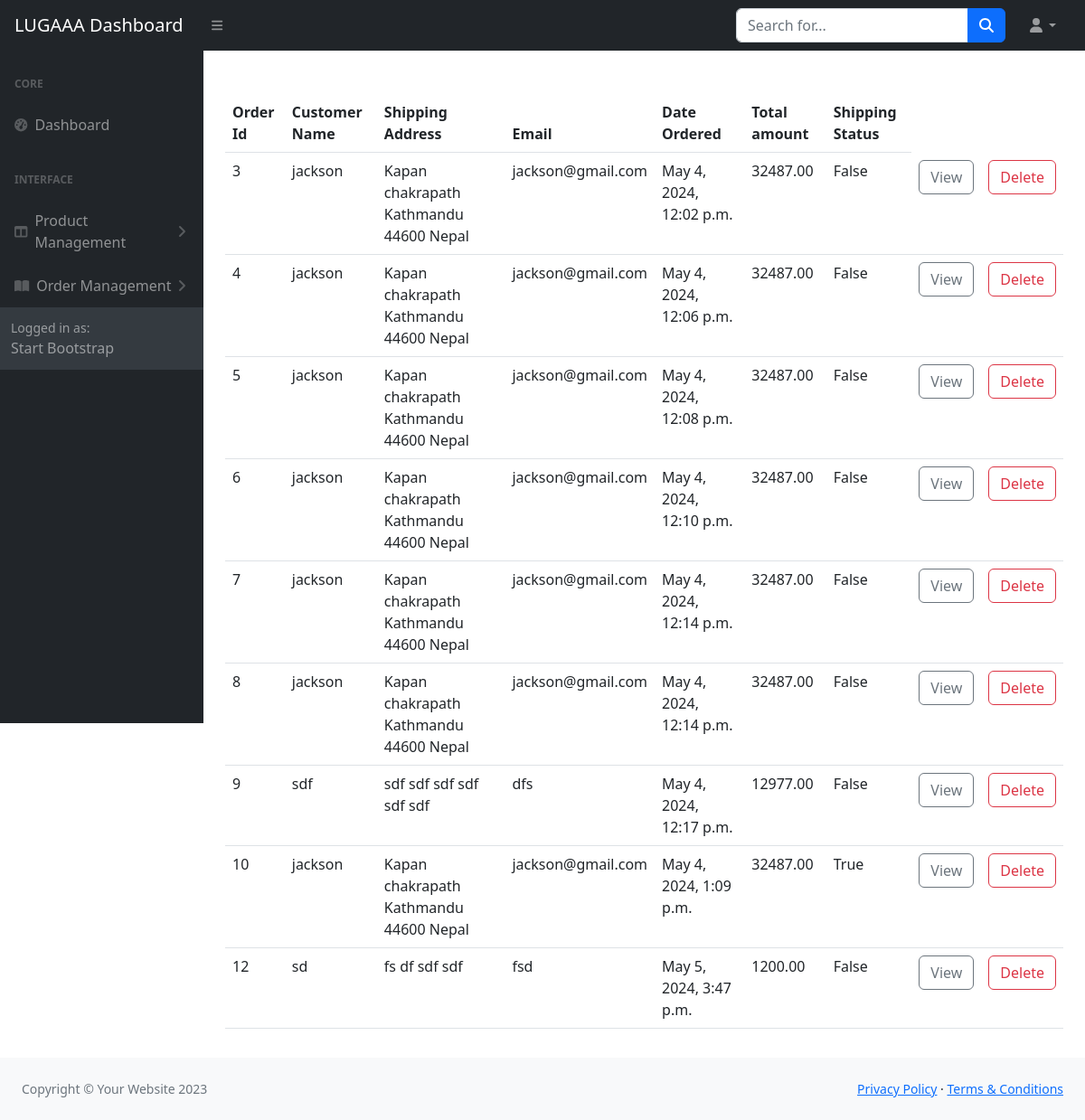
/admin_dashboard/order_list, run on an earlier commit of the app's database.
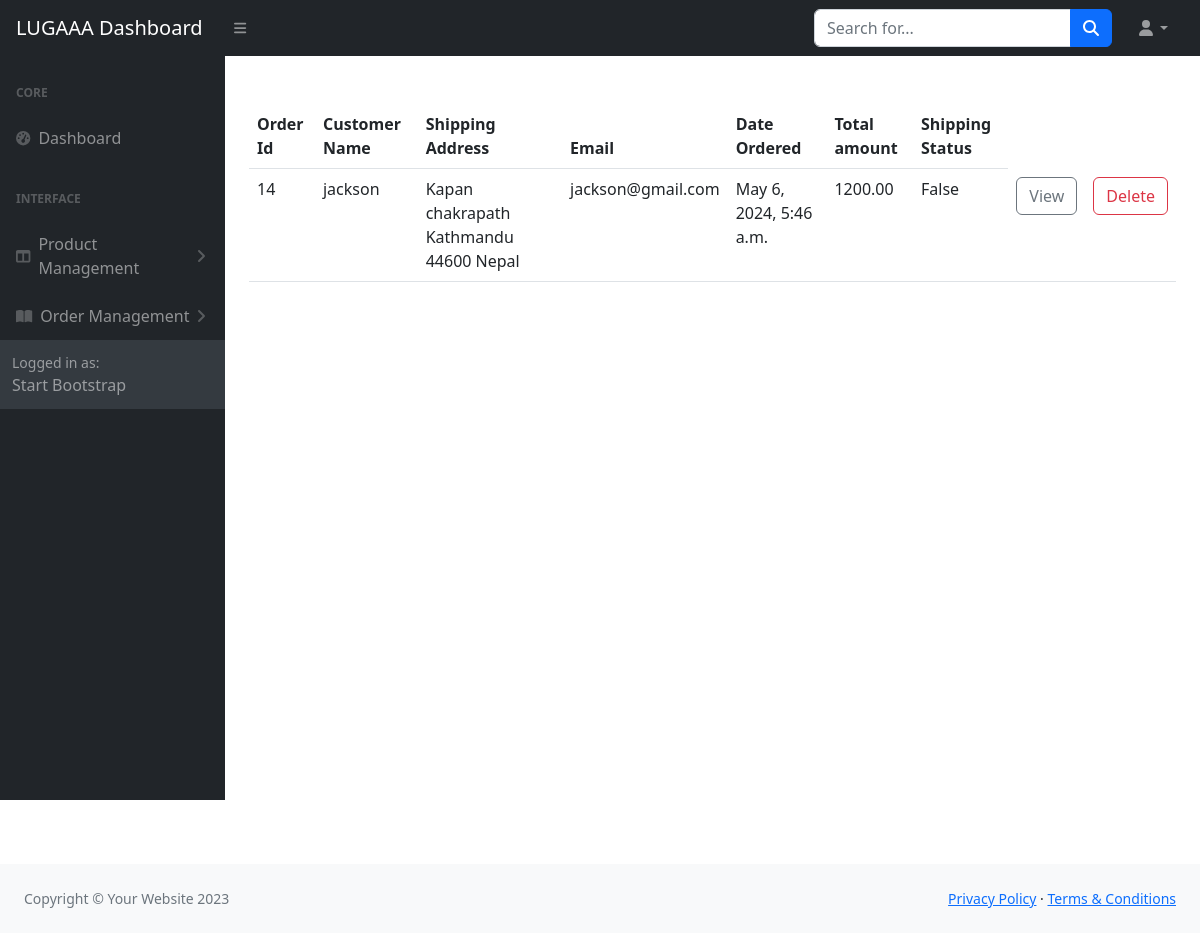
And on a later commit of the database.
### payment/models.py (models this page shows, shortened)
class Order(models.Model):
    user = models.ForeignKey(User, on_delete=models.CASCADE ,null=True, blank=True)
    fullname = models.CharField(max_length=255)
    email = models.EmailField(max_length=250)
    shipping_address= models.TextField(max_length=15000)
    amount_paid = models.DecimalField(max_digits=10, decimal_places=2)
    date_ordered = models.DateTimeField(auto_now_add=True)
    shipped = models.BooleanField(default=False)

### admin_dashboard/views.py (the view)
# urls.py: path('order_list', views.order_list, name="order_list"),
def order_list(request):
    orderList = Order.objects.all()
    return render(request, 'order_list.html', {'order_list': orderList})

### cart/context_processor.py (called while the page is built)
def cart(request):
    return {'cart': Cart(request)}

### admin_dashboard/templates/order_list.html (shortened to what this page needs)
{% extends "dashbase.html" %}
{%block content%}
{% include 'layout.html'%}
<div id="layoutSidenav_content">
    <main>
        <div class="container-fluid px-4">
  <div class="row">
    <div class="col">
      <table class="table">
        <thead>
          <tr>
            <th scope="col">Order Id</th>
            <th scope="col">Customer Name</th>
            <th scope="col">Shipping Address</th>
            <th scope="col">Email</th>
            <th scope="col">Date Ordered</th>
            <th scope="col">Total amount</th>
            <th scope="col">Shipping Status</th>
          </tr>
        </thead>
        <tbody>
          {% for order in order_list %}
          <tr>
            <td>{{ order.pk }}</td>
            <td>{{ order.fullname }}</td>
            <td>{{ order.shipping_address }}</td>
            <td>{{ order.email }}</td>
            <td>{{ order.date_ordered}}</td>
            <td>{{ order.amount_paid}}</td>
            <td>{{ order.shipped}}</td>
            <td><a href = "{% url 'order_edit' order.pk %}" class=" btn btn-outline-secondary">View </a></td>
            <td><a href="{% url 'order_delete' order.pk %}"  class=" btn btn-outline-danger">Delete</a></td>
          </tr>
          {% endfor %}
        </tbody>
      </table>
    </div>
  </div>
</div>
  </div>
</div>
{%endblock%}

What changed in the data, as far as the page shows it:
removed Order: pk "3", fullname "jackson", shipping_address "Kapan chakrapath Kathmandu 44600 Nepal", email "jackson@gmail.com", date_ordered "May 4, 2024, 12:02 p.m.", amount_paid "32487.00", shipped "False"
removed Order: pk "4", fullname "jackson", shipping_address "Kapan chakrapath Kathmandu 44600 Nepal", email "jackson@gmail.com", date_ordered "May 4, 2024, 12:06 p.m.", amount_paid "32487.00", shipped "False"
removed Order: pk "5", fullname "jackson", shipping_address "Kapan chakrapath Kathmandu 44600 Nepal", email "jackson@gmail.com", date_ordered "May 4, 2024, 12:08 p.m.", amount_paid "32487.00", shipped "False"
removed Order: pk "6", fullname "jackson", shipping_address "Kapan chakrapath Kathmandu 44600 Nepal", email "jackson@gmail.com", date_ordered "May 4, 2024, 12:10 p.m.", amount_paid "32487.00", shipped "False"
removed Order: pk "7", fullname "jackson", shipping_address "Kapan chakrapath Kathmandu 44600 Nepal", email "jackson@gmail.com", date_ordered "May 4, 2024, 12:14 p.m.", amount_paid "32487.00", shipped "False"
removed Order: pk "8", fullname "jackson", shipping_address "Kapan chakrapath Kathmandu 44600 Nepal", email "jackson@gmail.com", date_ordered "May 4, 2024, 12:14 p.m.", amount_paid "32487.00", shipped "False"
removed Order: pk "9", fullname "sdf", shipping_address "sdf sdf sdf sdf sdf sdf", email "dfs", date_ordered "May 4, 2024, 12:17 p.m.", amount_paid "12977.00", shipped "False"
removed Order: pk "10", fullname "jackson", shipping_address "Kapan chakrapath Kathmandu 44600 Nepal", email "jackson@gmail.com", date_ordered "May 4, 2024, 1:09 p.m.", amount_paid "32487.00", shipped "True"
removed Order: pk "12", fullname "sd", shipping_address "fs df sdf sdf", email "fsd", date_ordered "May 5, 2024, 3:47 p.m.", amount_paid "1200.00", shipped "False"
added Order: pk "14", fullname "jackson", shipping_address "Kapan chakrapath Kathmandu 44600 Nepal", email "jackson@gmail.com", date_ordered "May 6, 2024, 5:46 a.m.", amount_paid "1200.00", shipped "False"
